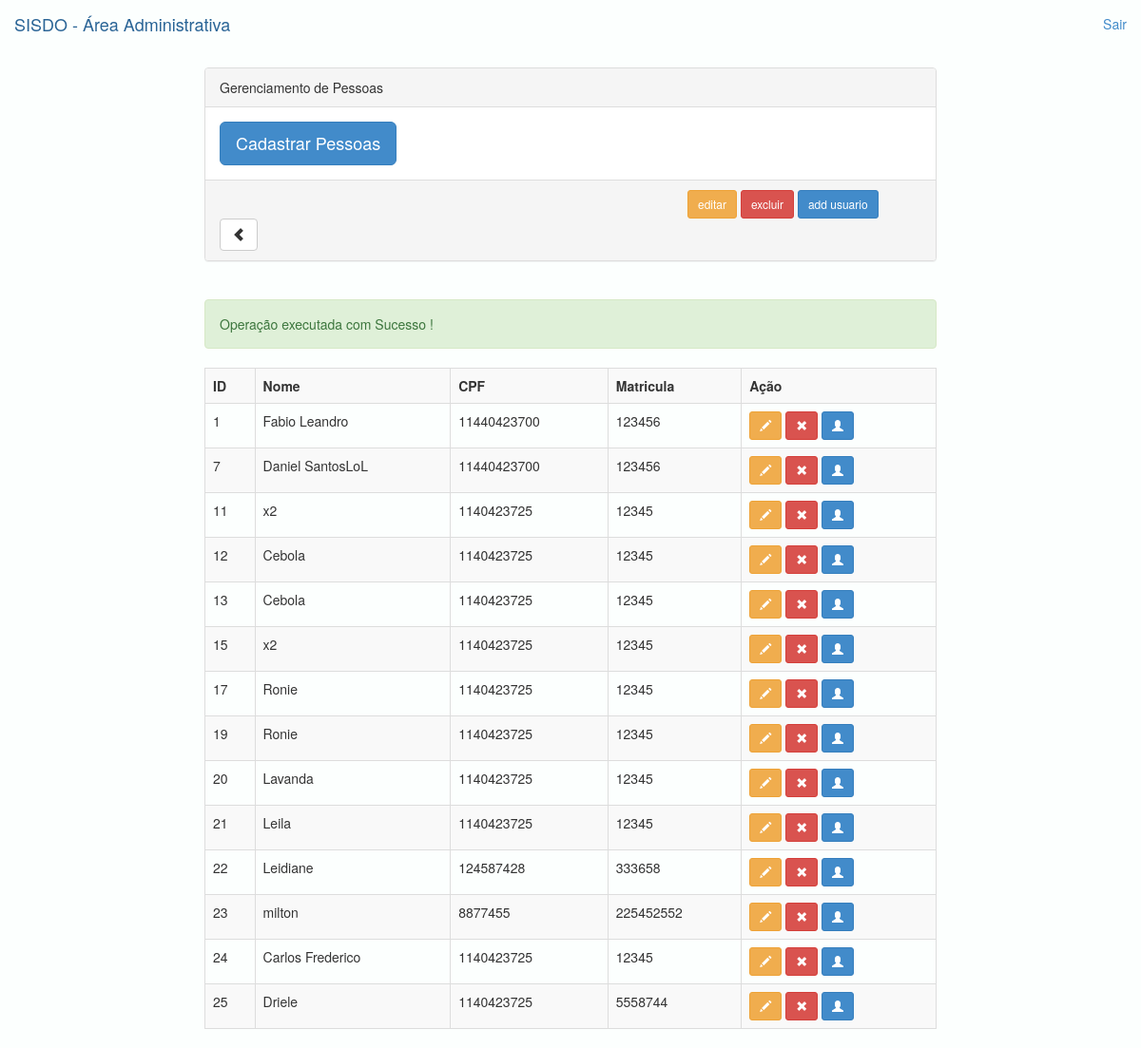
The page /visao/cadastrar_pessoas.php (signed in) on the database its author committed.
### tables this page shows
CREATE TABLE IF NOT EXISTS `pessoa` (
  `cod_pessoa` int(11) NOT NULL AUTO_INCREMENT,
  `nome_pessoa` varchar(200) NOT NULL,
  `cpf` varchar(45) NOT NULL,
  `matricula` varchar(45) NOT NULL,
  PRIMARY KEY (`cod_pessoa`)
);

### AcessoDados/pessoa_dao.php (called while the page is built, shortened)
<?php
require_once '../Entidade/pessoa.php';
class pessoa_dao {
    function Listar () {
        $listaPessoa = array();
        $query = "SELECT * FROM `pessoa`";
        $sql = mysql_query( $query);
        $i=0;
        while($resultado = mysql_fetch_array($sql)){
            $pessoa = new pessoa();
            $pessoa->setCod_pessoa($resultado["cod_pessoa"]);
            $pessoa->setCpf($resultado["cpf"]);
            $pessoa->setMatricula($resultado["matricula"]);
            $pessoa->setNome_pessoa($resultado["nome_pessoa"]);
            $listaPessoa[$i] = $pessoa;
            $i++;
        }
        return $listaPessoa;
    }
}

### Controle/pessoa_controle.php (called while the page is built, shortened)
<?php
require_once '../AcessoDados/pessoa_dao.php';
require_once '../Entidade/pessoa.php';
class pessoa_controle {
    function Listar() {
        $dao = new pessoa_dao();
        try {
            $listaDao = array();
            $listaDao = $dao->Listar();
        } catch (Exception $exc) {
            echo $exc->getTraceAsString();
        }
        return $listaDao;
    }
}

### Entidade/pessoa.php (called while the page is built)
<?php
class pessoa {
     private $cod_pessoa;
     private $cpf;
     private $matricula;
     private $nome_pessoa;
     function getCod_pessoa() {
         return $this->cod_pessoa;
     }
     function getCpf() {
         return $this->cpf;
     }
     function getMatricula() {
         return $this->matricula;
     }
     function getNome_pessoa() {
         return $this->nome_pessoa;
     }
     function setCod_pessoa($cod_pessoa) {
         $this->cod_pessoa = $cod_pessoa;
     }
     function setCpf($cpf) {
         $this->cpf = $cpf;
     }
     function setMatricula($matricula) {
         $this->matricula = $matricula;
     }
     function setNome_pessoa($nome_pessoa) {
         $this->nome_pessoa = $nome_pessoa;
     }
}

### visao/cadastrar_pessoas.php (the view, shortened to what this page needs)
<!DOCTYPE html>
<?php
require_once 'config_visao.php';
require_once '../Controle/pessoa_controle.php';
$controle = new pessoa_controle();
?>
<html>
    <?php CriarCabecalho(); ?>
    <body class="fundo-base">
        <?php echo CriarBarraNavegacao(); ?>
        <div class="col-xs-12 col-md-8 col-md-offset-2">
            <div class="panel panel-default">
                <div class="panel-heading">Gerenciamento de Pessoas</div>
                <div class="panel-body">
                    <button type="button" class="btn btn-primary btn-lg" data-toggle="modal" data-target="#ModalCadastrar">
                        Cadastrar Pessoas
                    </button>
                </div>
                <div class="panel-footer">
                    <div class="col-md-offset-8">
                        <button type="button" class="btn btn-warning btn-sm">editar</button>
                        <button type="button" class="btn btn-danger btn-sm">excluir</button>
                        <button type="button" class="btn btn-primary btn-sm">add usuario</button>
                    </div>
                     <a href="../visao/gerenciar_pessoas.php" class="btn btn-default" role="button">
                        <span class="glyphicon glyphicon-chevron-left" aria-hidden="true"><abbr title="Voltar"></abbr></span>
                    </a>
                </div>
            </div>
            <?php
            if (@$_GET["result"] == 0) {
                echo ' <br><div class="alert alert-success" role="alert">Operação executada com Sucesso !</div>';
            } elseif (@$_GET["result"] != null && @$_GET["result"] == 0) {
            } else {
                echo ' <br><div class="alert alert-warning" role="alert">ERRO na Operação !</div>';
            }
            ?>
            <div>
                <table class="table table-striped table-bordered" id="tabela">
                    <th>ID</th>
                    <th>Nome</th>
                    <th>CPF</th>
                    <th>Matricula</th>
                    <th>Ação</th>
                    <?php
                    $lista = $controle->Listar();
                    $i = 0;
                    $laco = count($lista);
                    while ($i < $laco) {
                        $p = $lista[$i];
                        echo ' <tr>
                                        <td>' . $p->getCod_pessoa() . '</td>
                                        <td>' . $p->getNome_pessoa() . '</td>
                                        <td>' . $p->getCpf() . '</td>
                                        <td>' . $p->getMatricula() . '</td>
                                        <td>
                                            <a href="../visao/editarPessoa.php?id=' . $p->getCod_pessoa() . '" class="btn btn-warning btn-sm" role="button">
                                                 <span class="glyphicon glyphicon-pencil" aria-hidden="true"></span>
                                            </a>
                                            <a href="../visao/pessoaPOST.php?id=' . $p->getCod_pessoa() . '&acao=excluir" class="btn btn-danger btn-sm" role="button">
                                                 <span class="glyphicon glyphicon-remove" aria-hidden="true"></span>
                                            </a>
                                            <a href="../visao/cadastrar_usuario?id=' . $p->getCod_pessoa() . '" class="btn btn-primary btn-sm" role="button">
                                                 <span class="glyphicon glyphicon-user" aria-hidden="true"></span>
                                            </a>
                                        </td>
                                  </tr>';
                        $i++;
                    }
                    ?>
                </table>
            </div>
        </div>
    </body >
</html>

### visao/config_visao.php (shortened to what this page needs)
<?php
function CriarCabecalho() {
    echo'<head>
        <meta charset="utf-8">
        <meta http-equiv="X-UA-Compatible" content="IE=edge">
        <meta name="viewport" content="width=device-width, initial-scale=1">
        <link rel="stylesheet" href="../css/bootstrap.min.css">
        <link rel="stylesheet" href="../css/main.css">
        <script src="https://ajax.googleapis.com/ajax/libs/jquery/1.11.1/jquery.min.js"></script>
        <script src="../js/bootstrap.min.js"></script>
    </head>
';
}
function CriarBarraNavegacao () {
    echo'<nav class="navbar navbar-static-top" role="navigation">
            <div class="container-fluid">
                <div class="navbar-header">
                    <button type="button" class="navbar-toggle collapsed" data-toggle="collapse" data-target="#bs-example-navbar-collapse-1">
                        <span class="sr-only">Toggle navigation</span>
                        <span class="icon-bar"></span>
                        <span class="icon-bar"></span>
                        <span class="icon-bar"></span>
                    </button>
                    <a class="navbar-brand" href="#">SISDO - Área Administrativa</a>
                </div>
                <div class="collapse navbar-collapse" id="bs-example-navbar-collapse-1">
                    <ul class="nav navbar-nav navbar-right">
                        <li ><a href="../logout.php">Sair</a></li>
                    </ul>
                </div>
            </div>
        </nav>';
}

### css/main.css (style rules this page uses)
.fundo-base { background-color: rgba(247, 255, 253, 0.28); }

### rows shown on the page
pessoa: cod_pessoa "1", nome_pessoa "Fabio Leandro", cpf "11440423700", matricula "123456"
pessoa: cod_pessoa "7", nome_pessoa "Daniel SantosLoL", cpf "11440423700", matricula "123456"
pessoa: cod_pessoa "11", nome_pessoa "x2", cpf "1140423725", matricula "12345"
pessoa: cod_pessoa "12", nome_pessoa "Cebola", cpf "1140423725", matricula "12345"
pessoa: cod_pessoa "13", nome_pessoa "Cebola", cpf "1140423725", matricula "12345"
pessoa: cod_pessoa "15", nome_pessoa "x2", cpf "1140423725", matricula "12345"
pessoa: cod_pessoa "17", nome_pessoa "Ronie", cpf "1140423725", matricula "12345"
pessoa: cod_pessoa "19", nome_pessoa "Ronie", cpf "1140423725", matricula "12345"
pessoa: cod_pessoa "20", nome_pessoa "Lavanda", cpf "1140423725", matricula "12345"
pessoa: cod_pessoa "21", nome_pessoa "Leila", cpf "1140423725", matricula "12345"
pessoa: cod_pessoa "22", nome_pessoa "Leidiane", cpf "124587428", matricula "333658"
pessoa: cod_pessoa "23", nome_pessoa "milton", cpf "8877455", matricula "225452552"
pessoa: cod_pessoa "24", nome_pessoa "Carlos Frederico", cpf "1140423725", matricula "12345"
pessoa: cod_pessoa "25", nome_pessoa "Driele", cpf "1140423725", matricula "5558744"
